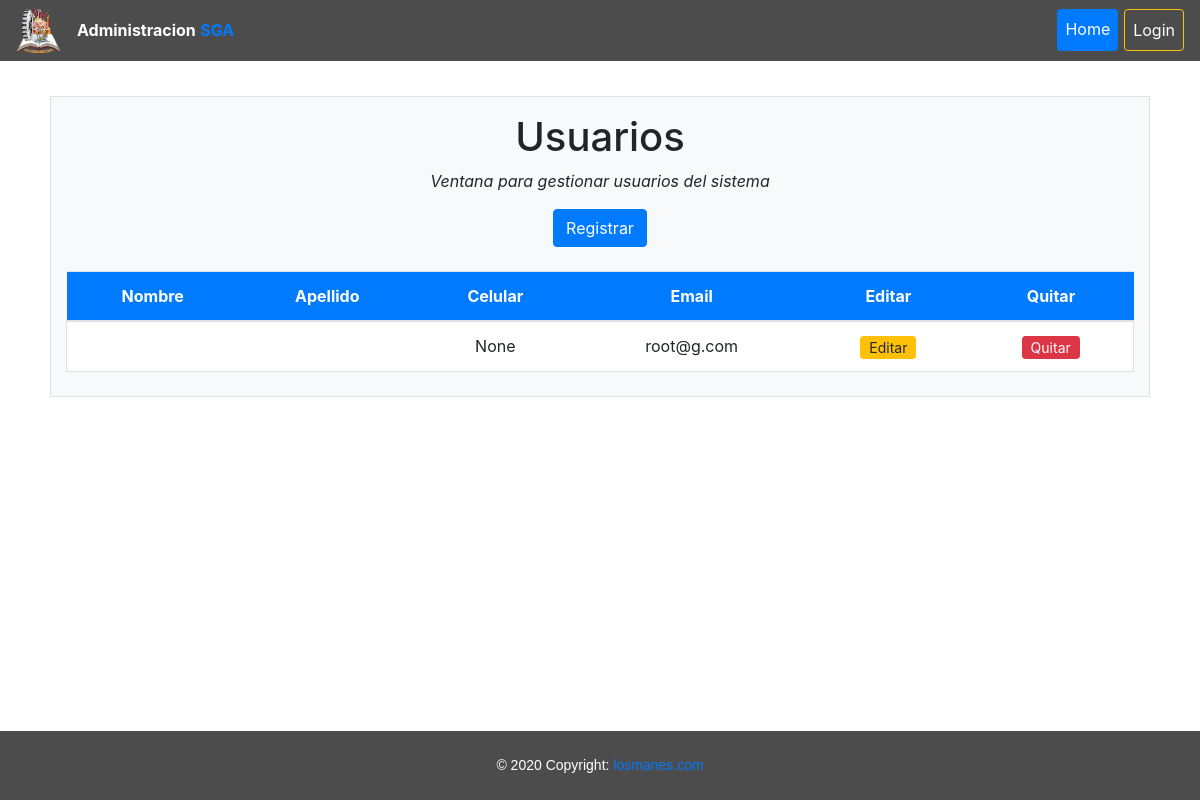
Page /adminSGA/users on the earlier database version.
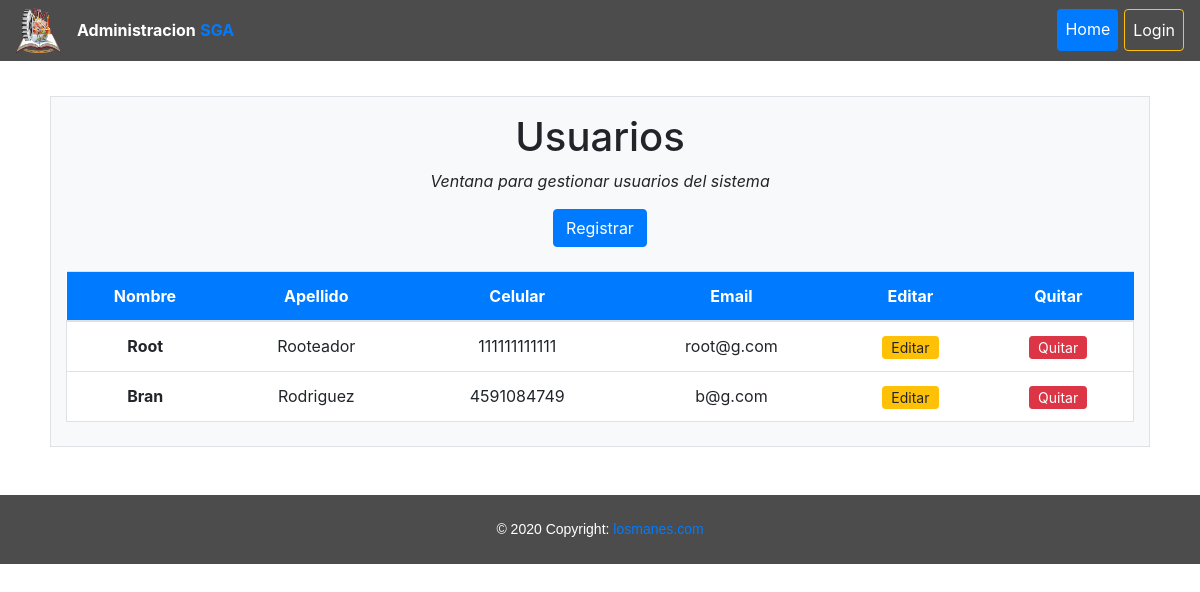
Same page on the later database version.
### AulasTec/models.py (models this page shows)
class User(AbstractUser):
    pass
    celphone = models.CharField(max_length=12, null=True)
    created_at = models.DateTimeField(auto_now_add=True)
    updated_at = models.DateTimeField(auto_now_add=True)

### AulasTec/views.py (the view)
# urls.py: path("adminSGA/users", views.adminSGA_users, name="adminSGA_users"),
def adminSGA_users(request):
    users = User.objects.all()
    return render(request, "adminSGA/users.html", {
        "users": users
    })

### AulasTec/templates/adminSGA/users.html (shortened to what this page needs)
{% extends "adminSGA/layout.html" %}
{% load static %}
{% block body %}
<div class="container-fluid col-12 col-sm-11 bg-light border pt-3 pb-2 mt-5 text-center">
    <h1>Usuarios</h1>
    <p>
        <span class="font-italic">Ventana para gestionar usuarios del sistema</span>
        <br>
    </p>
    <a class="btn btn-primary" href="{% url 'register' %}">Registrar</a>
    <br><br>
    <div class="table-responsive-sm">
        <table class="table text-center bg-white">
            <thead class="bg-primary text-white">
              <tr>
                <th scope="col">Nombre</th>
                <th scope="col">Apellido</th>
                <th scope="col">Celular</th>
                <th scope="col">Email</th>
                <th scope="col">Editar</th>
                <th scope="col">Quitar</th>
              </tr>
            </thead>
            <tbody id="patients_tbody">
                {% if users %}
                    {% for user in users %}
                        <tr class="myRowTable rounded border">
                            <th scope="row">{{ user.first_name }}</th>
                            <td>{{ user.last_name }}</td>
                            <td>{{ user.celphone }}</td>
                            <td>{{ user.email }}</td>
                            <td style="word-break: unset !important;"> <a class="btn btn-warning btn-sm pt-0 pb-0" href="{% url 'adminSGA_EditUser' user.id %}">Editar</a></td>
                            <td style="word-break: unset !important;">
                                {% if not request.user == user %}
                                <form method="POST" action="{% url 'adminSGA_elimUser' user.id %}">
                                    <button class="btn btn-danger btn-sm pt-0 pb-0" type="submit">Quitar</button>
                                </form>
                                {% endif %}
                            </td>
                        </tr>
                    {% endfor %}
                {% else %}
                    <tr class="myRowTable rounded border">
                        <th></th>  <td>NO DATA :(</td>  <td></td>  <td></td> <td></td> <td></td> <td></td>
                    </tr>
                {% endif %}
            </tbody>
        </table>
    </div>
</div>
{% endblock %}

### AulasTec/templates/adminSGA/layout.html (shortened to what this page needs)
{% load static %}
<!DOCTYPE html>
<html lang="en">
    <head>
        <link href="{% static 'adminSGA/css/bootstrap.min.css' %}" rel="stylesheet">
        <link href="{% static 'adminSGA/css/myStyle.css' %}" rel="stylesheet">
        <link rel="stylesheet" href="{% static 'sga/map.css' %}">
    </head>
    <body id="myBody">
        <nav class="navbar navbar-expand-lg navbar-dark navbar-custom fixed-top">
          <a class="navbar-brand p-0">
            <img src="{% static 'adminSGA/img/Itmorelia.png' %}" width="45">
          </a>
          <div class="w-auto text-center">
            <span class="font-weight-bold text-white aling-middle">Administracion</span><br class="d-lg-none">
            <span class="font-weight-bold text-primary aling-middle">SGA</span>
          </div>
          <div class="collapse navbar-collapse" id="navbarTogglerDemo01">
            <div class="navbar-nav ml-auto text-center">
              <a id="btn-home" class="nav-item nav-link active rounded myBtn bg-primary" href="{% url 'adminSGA' %}">Home</a>
              {% if user.is_authenticated %}
                <a id="btn-patients" class="nav-item nav-link active rounded myBtn" href="{% url 'adminSGA_Edificios' %}">Edificios</a>
                <a id="btn-publications" id="btn-patients" class="nav-item nav-link active rounded rounded myBtn">Encuestas</a>
                <a id="btn-users" class="nav-item nav-link active rounded myBtn" href="{% url 'adminSGA_users' %}">Usuarios</a>
                <a id="btn-account" class="nav-link btn btn-outline-light myUser ml-3 mt-2 mb-1 pb-0" style="padding-top: 1px;"><strong>{{ user.first_name }} {{ user.last_name }}</strong></a>
                <a class="nav-item nav-link rounded myBtnOut btn btn-outline-danger" href="{% url 'logout' %}">Logout</a>
              {% else %}
                <a id="btn-login" class="nav-item nav-link rounded ml-1 text-white btn btn-outline-warning" href="{% url 'login' %}">Login</a>
              {% endif %}
            </div>
          </div>
        </nav>
        <br>
        <br>
        {% block body %}
        {% endblock %}
        <footer id="myFooter" class="pt-4 pb-4 mt-5">
          <div class="text-center">
              © 2020 Copyright: <a href="https://wwwwwwwww.jodi.org"> losmanes.com</a>
          </div>
        </footer>
    </body>
</html>

### AulasTec/static/adminSGA/css/myStyle.css (style rules this page uses)
* { border: 0px solid; }
.miFooter { background-color: rgba(0,0,0,.7); font-size: 14px; font-family: Arial; color: #fff; }
.navbar-custom { background-color:rgba(0,0,0,.7) }
.navbar-custom .navbar-brand { letter-spacing:.1rem; }
.myBtn { margin-left: 2px; margin-right: 2px; }
.myRowTable { cursor: pointer; -webkit-font-smoothing:antialiased; -webkit-transition: all 300ms ease-in-out; }
.myRowTable td { word-break: break-word !important; }

Differences in the rows shown:
changed User "root@g.com": first_name (not shown) → "Root"; last_name (not shown) → "Rooteador"; celphone "None" → "111111111111"
added User: first_name "Bran", last_name "Rodriguez", celphone "4591084749", email "b@g.com"
